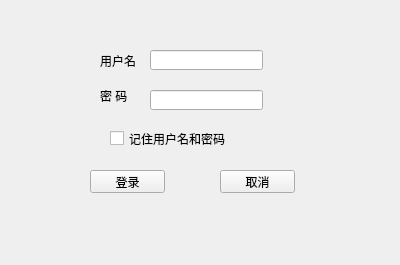
<?xml version="1.0" encoding="UTF-8"?>
<ui version="4.0">
 <class>Form</class>
 <widget class="QWidget" name="Form">
  <property name="geometry">
   <rect>
    <x>0</x>
    <y>0</y>
    <width>400</width>
    <height>265</height>
   </rect>
  </property>
  <property name="windowTitle">
   <string>Form</string>
  </property>
  <widget class="QPushButton" name="pushButton">
   <property name="geometry">
    <rect>
     <x>90</x>
     <y>170</y>
     <width>75</width>
     <height>23</height>
    </rect>
   </property>
   <property name="text">
    <string>登录</string>
   </property>
  </widget>
  <widget class="QPushButton" name="pushButton_2">
   <property name="geometry">
    <rect>
     <x>220</x>
     <y>170</y>
     <width>75</width>
     <height>23</height>
    </rect>
   </property>
   <property name="text">
    <string>取消</string>
   </property>
  </widget>
  <widget class="QLabel" name="label">
   <property name="geometry">
    <rect>
     <x>100</x>
     <y>50</y>
     <width>41</width>
     <height>21</height>
    </rect>
   </property>
   <property name="text">
    <string>用户名</string>
   </property>
  </widget>
  <widget class="QLabel" name="label_2">
   <property name="geometry">
    <rect>
     <x>100</x>
     <y>80</y>
     <width>41</width>
     <height>31</height>
    </rect>
   </property>
   <property name="text">
    <string>密 码</string>
   </property>
  </widget>
  <widget class="QLineEdit" name="lineEdit">
   <property name="geometry">
    <rect>
     <x>150</x>
     <y>50</y>
     <width>113</width>
     <height>20</height>
    </rect>
   </property>
  </widget>
  <widget class="QLineEdit" name="lineEdit_2">
   <property name="geometry">
    <rect>
     <x>150</x>
     <y>90</y>
     <width>113</width>
     <height>20</height>
    </rect>
   </property>
  </widget>
  <widget class="QCheckBox" name="checkBox">
   <property name="geometry">
    <rect>
     <x>110</x>
     <y>130</y>
     <width>121</width>
     <height>17</height>
    </rect>
   </property>
   <property name="text">
    <string>记住用户名和密码</string>
   </property>
  </widget>
 </widget>
 <resources/>
 <connections/>
</ui>
